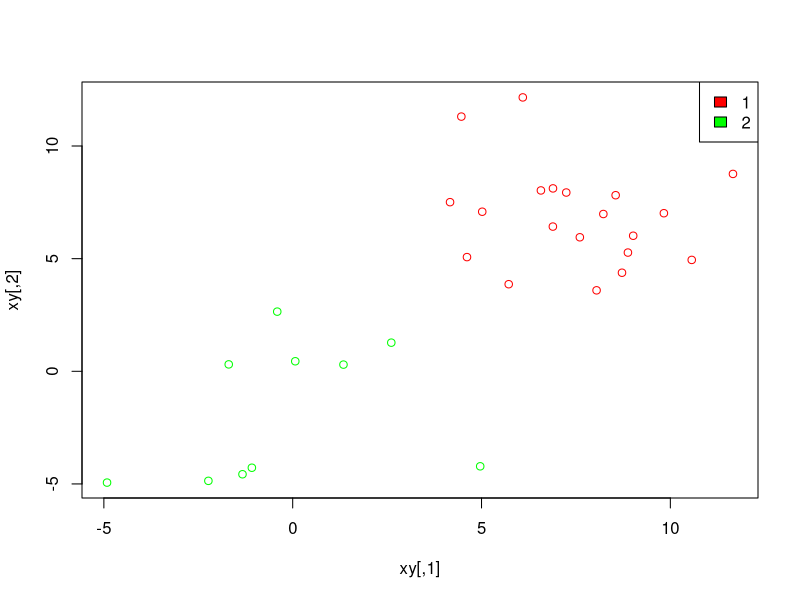
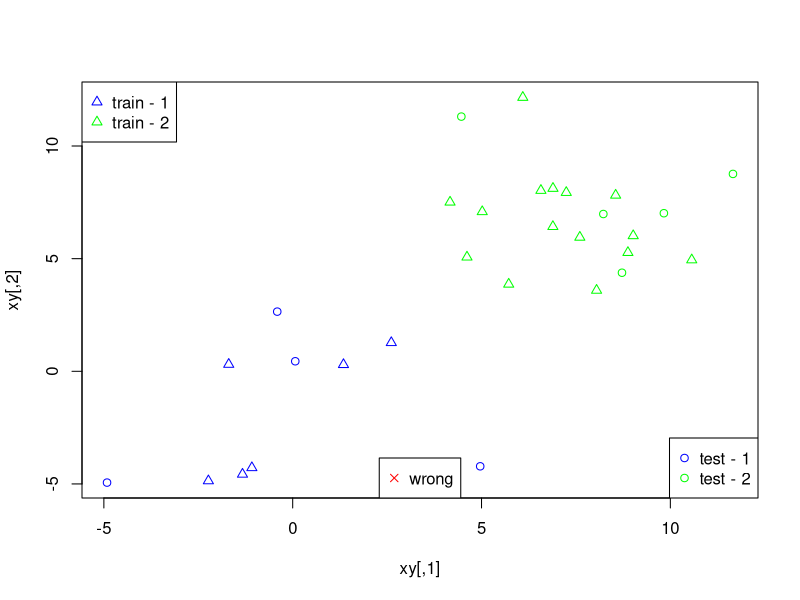
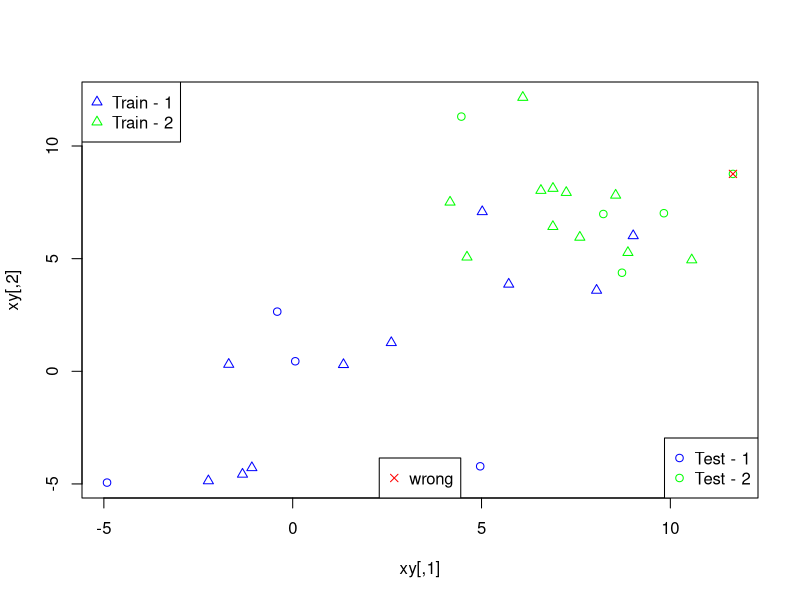

The R script that drew these images, in order:
library(MASS)

# generate data
x1 <- runif(10, -5, 5)
y1 <- runif(10, -5, 5)
x2 <- rnorm(20, 7, 7/3)
y2 <- rnorm(20, 7, 7/3)

# create general table
xy<-cbind(c(x1, x2),c(y1, y2))
xy

# divide into 2 clusters
cl1 <- kmeans(xy, 2)
cat("\nDivide into 2 clusters:")
table(cl1$cluster)
cat("\nCenters:\n")
cl1$centers

# create plots
plot(xy, col=ifelse(cl1$cluster==2,"red","green"))
legend("topright",legend=c("1","2"),fill=c("red","green"))

n <- length(xy[,1])

n.train <- floor(n*0.7)            
n.test <- n - n.train           
idx.train <- sample(1:n,n.train)
idx.test <- (1:n)[!(1:n %in% idx.train)]

data.train <- xy[idx.train,]       
data.test <- xy[idx.test,] 

cl <- kmeans(xy,2)
cl.cluster <- cl$cluster
cl.train <- cl.cluster[idx.train]
cl.test <- cl.cluster[idx.test]

mod <- qda(data.train, cl.train)               
cl.test_est <- predict(mod, data.test)$class 
error1 <- sum(cl.test_est!=cl.test) / n.test 
cat("\nError value: ", error1, '\n')         
idx <- idx.test[cl.test_est!=cl.test]  

plot(xy, type="n")
points(data.train,pch=24, col=ifelse(cl.train==1,"blue","green"))
legend("topleft",legend=c("train - 1","train - 2"),pch=24,col=c("blue","green"))
points(data.test,pch=21, col=ifelse(cl.test==1,"blue","green"))
legend("bottomright",legend=c("test - 1","test - 2"),pch=21,col=c("blue","green"))
if (length(idx)==1){			           
  points(xy[idx,1],xy[idx,2],col="red", pch=4) 
}else
  points(xy[idx,],col="red", pch=4)
legend("bottom",legend=c("wrong"),pch=4,col="red")


idd<-sample(1:n.train,n.train * 0.2)         
for(i in idd) 
  cl.train[i]=ifelse(cl.train[i]==1,2,1)     

mod2<-qda(data.train, cl.train)     
cl.test_est<-predict(mod2, data.test)$class  
error2 = sum(cl.test_est!=cl.test)/n.test     
cat("\nError value: ", error2, '\n') 
idx2<-idx.test[cl.test_est!=cl.test]         

plot(xy, type="n")
points(data.train,pch=24, col=ifelse(cl.train==1,"blue","green"))
legend("topleft",legend=c("Train - 1","Train - 2"),pch=24,col=c("blue","green"))
points(data.test,pch=21, col=ifelse(cl.test==1,"blue","green"))
legend("bottomright",legend=c("Test - 1","Test - 2"),pch=21,col=c("blue","green"))
if (length(idx2)==1){
  points(xy[idx2,1],xy[idx2,2],col="red", pch=4) 
}else
  points(xy[idx2,],col="red", pch=4)
legend("bottom",legend=c("wrong"),pch=4,col="red")
